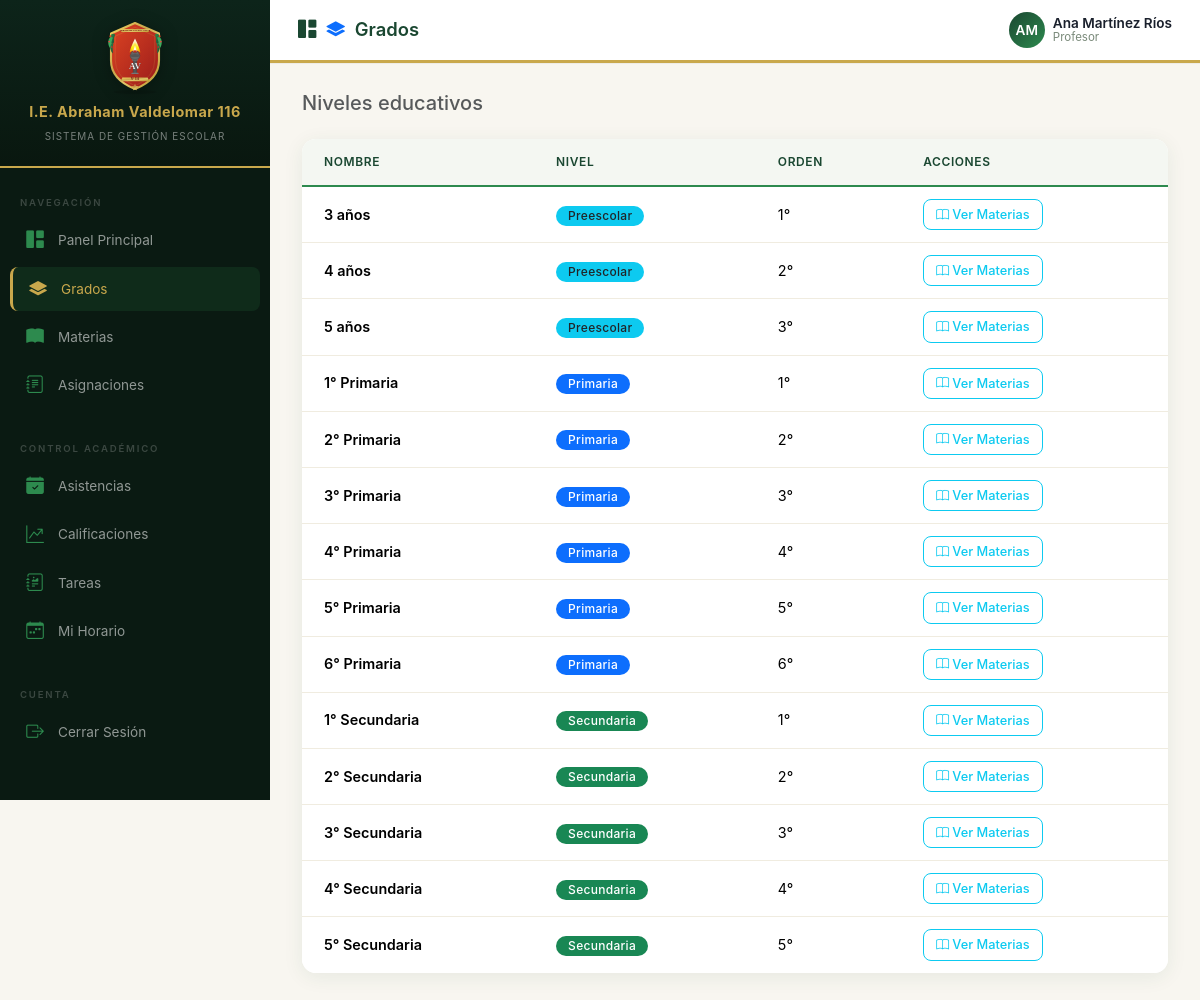
Screenshot of /academico/grados/ (signed in) with the database file from the repository.
### usuarios/models.py (models this page shows, shortened)
class Usuario(AbstractUser):
    TIPO_USUARIO = [
        ('admin', 'Administrador'),
        ('director', 'Director'),
        ('profesor', 'Profesor'),
        ('alumno', 'Alumno'),
        ('padre', 'Padre de Familia'),
    ]
    rol = models.CharField(max_length=20, choices=TIPO_USUARIO, default='alumno')
    dni = models.CharField(max_length=8, unique=True, blank=True, null=True, verbose_name='DNI')
    telefono = models.CharField(max_length=15, blank=True, null=True)
    direccion = models.TextField(blank=True, null=True)
    foto = models.ImageField(upload_to='fotos/', blank=True, null=True)
    especialidad = models.CharField(max_length=200, blank=True, null=True, verbose_name='Especialidad')
    titulo_profesional = models.CharField(max_length=200, blank=True, null=True, verbose_name='Título Profesional')
    fecha_nacimiento = models.DateField(blank=True, null=True, verbose_name='Fecha de Nacimiento')
    class Meta:
        verbose_name = 'Usuario'
        verbose_name_plural = 'Usuarios'

### academico/models.py (models this page shows, shortened)
class Grado(models.Model):
    nombre = models.CharField(max_length=100)
    nivel = models.CharField(max_length=50, choices=[
        ('preescolar', 'Preescolar'),
        ('primaria', 'Primaria'),
        ('secundaria', 'Secundaria'),
    ])
    orden = models.IntegerField(help_text="Orden del grado (1, 2, 3, etc.)")
    class Meta:
        verbose_name = 'Grado'
        verbose_name_plural = 'Grados'
        ordering = ['nivel', 'orden']

### academico/views.py (the view)
# urls.py: path('grados/', views.lista_grados, name='lista_grados'),
@login_required
def lista_grados(request):
    grados = Grado.objects.all()
    return render(request, 'academico/grados.html', {'grados': grados})

### templates/academico/grados.html (shortened to what this page needs)
{% extends 'base.html' %}
{% block page_title %}<i class="bi bi-layers-fill text-primary"></i> Grados{% endblock %}
{% block content %}
{% with section='grados' icon='layers-fill' %}
<div class="d-flex justify-content-between align-items-center mb-4 fade-in">
    <div>
        <h5 class="text-muted mb-0">Niveles educativos</h5>
    </div>
</div>
<div class="table-container fade-in">
    <table class="table">
        <thead>
            <tr>
                <th>Nombre</th>
                <th>Nivel</th>
                <th>Orden</th>
                <th>Acciones</th>
            </tr>
        </thead>
        <tbody>
            {% for grado in grados %}
            <tr>
                <td class="fw-semibold">{{ grado.nombre }}</td>
                <td>
                    <span class="badge-custom badge
                        {% if grado.nivel == 'primaria' %}bg-primary
                        {% elif grado.nivel == 'secundaria' %}bg-success
                        {% elif grado.nivel == 'preescolar' %}bg-info text-dark
                        {% else %}bg-warning text-dark{% endif %}">
                        {{ grado.get_nivel_display }}
                    </span>
                </td>
                <td>{{ grado.orden }}°</td>
                <td>
                    <a href="{% url 'materias_por_grado' grado.id %}" class="btn btn-sm btn-outline-info">
                        <i class="bi bi-book"></i> Ver Materias
                    </a>
                </td>
            </tr>
            {% endfor %}
        </tbody>
    </table>
</div>
{% endwith %}
{% endblock %}

### templates/base.html (shortened to what this page needs)
<!DOCTYPE html>
<html lang="es">
<head>
    <link href="https://cdn.jsdelivr.net/npm/bootstrap@5.3.3/dist/css/bootstrap.min.css" rel="stylesheet">
    <link rel="stylesheet" href="https://cdn.jsdelivr.net/npm/bootstrap-icons@1.11.3/font/bootstrap-icons.min.css">
    <link rel="stylesheet" href="/static/css/styles.css">
</head>
<body>
{% if user.is_authenticated %}
<div class="wrapper">
    <nav class="sidebar" id="sidebar">
        <div class="sidebar-header">
            <img src="/static/img/escudo.svg" alt="Escudo" class="escudo-img">
            <h3>I.E. Abraham Valdelomar 116</h3>
            <small>Sistema de Gestión Escolar</small>
        </div>
        <div class="sidebar-menu">
            {% if user.rol == 'alumno' %}
            <ul class="nav flex-column">
                <li class="nav-item active">
                    <a class="nav-link" href="{% url 'home' %}">
                        <i class="bi bi-house-fill"></i> Inicio
                    </a>
                </li>
            </ul>
            <div class="menu-label">Académico</div>
            <ul class="nav flex-column">
                <li class="nav-item">
                    <a class="nav-link" href="{% url 'mis_cursos' %}">
                        <i class="bi bi-briefcase-fill"></i> Mis Cursos
                    </a>
                </li>
                <li class="nav-item">
                    <a class="nav-link" href="{% url 'plan_estudios' %}">
                        <i class="bi bi-journal-bookmark-fill"></i> Plan de Estudios
                    </a>
                </li>
                <li class="nav-item">
                    <a class="nav-link" href="{% url 'mis_horarios' %}">
                        <i class="bi bi-clock-fill"></i> Mi Horario
                    </a>
                </li>
                <li class="nav-item">
                    <a class="nav-link" href="{% url 'lista_calificaciones' %}">
                        <i class="bi bi-star-fill"></i> Mis Notas
                    </a>
                </li>
                <li class="nav-item">
                    <a class="nav-link" href="{% url 'mis_asistencias' %}">
                        <i class="bi bi-clipboard2-check-fill"></i> Mi Asistencia
                    </a>
                </li>
                <li class="nav-item">
                    <a class="nav-link" href="{% url 'lista_tareas' %}">
                        <i class="bi bi-journal-text"></i> Tareas
                    </a>
                </li>
                <li class="nav-item">
                    <a class="nav-link" href="{% url 'lista_materias' %}">
                        <i class="bi bi-box-seam-fill"></i> Materiales
                    </a>
                </li>
            </ul>
            <div class="menu-label">Formación</div>
            <ul class="nav flex-column">
                <li class="nav-item">
                    <a class="nav-link disabled" href="#" tabindex="-1" aria-disabled="true" style="opacity:0.45;">
                        <i class="bi bi-heart-fill"></i> Conducta
                    </a>
                </li>
                <li class="nav-item">
                    <a class="nav-link disabled" href="#" tabindex="-1" aria-disabled="true" style="opacity:0.45;">
                        <i class="bi bi-award-fill"></i> Logros
                    </a>
                </li>
            </ul>
            <div class="menu-label">Comunicación</div>
            <ul class="nav flex-column">
                <li class="nav-item">
                    <a class="nav-link disabled" href="#" tabindex="-1" aria-disabled="true" style="opacity:0.45;">
                        <i class="bi bi-megaphone-fill"></i> Comunicados
                    </a>
                </li>
                <li class="nav-item">
                    <a class="nav-link disabled" href="#" tabindex="-1" aria-disabled="true" style="opacity:0.45;">
                        <i class="bi bi-chat-dots-fill"></i> Mensajes
                    </a>
                </li>
            </ul>
            <div class="menu-label">Cuenta</div>
            <ul class="nav flex-column">
                <li class="nav-item">
                    <a class="nav-link" href="{% url 'perfil' %}">
                        <i class="bi bi-person-fill"></i> Mi Perfil
                    </a>
                </li>
                <li class="nav-item">
                    <a class="nav-link disabled" href="#" tabindex="-1" aria-disabled="true" style="opacity:0.45;">
                        <i class="bi bi-gear-fill"></i> Configuración
                    </a>
                </li>
            </ul>
            <div class="sidebar-logout mt-auto">
                <form method="post" action="{% url 'logout' %}" class="d-inline w-100">
                    {% csrf_token %}
                    <button type="submit" class="sidebar-logout-btn">
                        <i class="bi bi-box-arrow-right"></i> Cerrar Sesión
                    </button>
                </form>
            </div>
            {% else %}
            <div class="menu-label">Navegación</div>
            <ul class="nav flex-column">
                <li class="nav-item">
                    <a class="nav-link" href="{% url 'home' %}">
                        <i class="bi bi-grid-1x2-fill"></i> Panel Principal
                    </a>
                </li>
                {% if user.rol == 'admin' or user.rol == 'director' or user.rol == 'profesor' %}
                <li class="nav-item">
                    <a class="nav-link" href="{% url 'lista_grados' %}">
                        <i class="bi bi-layers-fill"></i> Grados
                    </a>
                </li>
                {% endif %}
                <li class="nav-item">
                    <a class="nav-link" href="{% url 'lista_materias' %}">
                        <i class="bi bi-book-fill"></i> Materias
                    </a>
                </li>
                <li class="nav-item">
                    <a class="nav-link" href="{% url 'lista_asignaciones' %}">
                        <i class="bi bi-journal-text"></i> Asignaciones
                    </a>
                </li>
            </ul>
            <div class="menu-label mt-3">Control Académico</div>
            <ul class="nav flex-column">
                {% if user.rol == 'profesor' or user.rol == 'admin' or user.rol == 'director' %}
                <li class="nav-item">
                    <a class="nav-link" href="{% url 'lista_asistencias' %}">
                        <i class="bi bi-calendar-check-fill"></i> Asistencias
                    </a>
                </li>
                <li class="nav-item">
                    <a class="nav-link" href="{% url 'lista_calificaciones' %}">
                        <i class="bi bi-graph-up-arrow"></i> Calificaciones
                    </a>
                </li>
                {% endif %}
                <li class="nav-item">
                    <a class="nav-link" href="{% url 'lista_tareas' %}">
                        <i class="bi bi-journal-richtext"></i> Tareas
                    </a>
                </li>
                {% if user.rol == 'profesor' %}
                <li class="nav-item">
                    <a class="nav-link" href="{% url 'mis_horarios' %}">
                        <i class="bi bi-calendar-week"></i> Mi Horario
                    </a>
                </li>
                {% endif %}
            </ul>
            <div class="menu-label mt-3">Cuenta</div>
            <ul class="nav flex-column">
                <li class="nav-item">
                    <form method="post" action="{% url 'logout' %}" class="d-inline w-100">
                        <button type="submit" class="nav-link w-100 text-start" style="background:none;border:none;">
                            <i class="bi bi-box-arrow-right"></i> Cerrar Sesión
                        </button>
                    </form>
                </li>
            </ul>
            {% endif %}
        </div>
    </nav>
    <div class="content">
        <nav class="top-navbar">
            <div class="d-flex align-items-center gap-3">
                <div class="page-title">
                    <i class="bi bi-{{ icon|default:'grid-1x2-fill' }}"></i>
                    {% block page_title %}Panel Principal{% endblock %}
                </div>
            </div>
            <div class="user-dropdown dropdown">
                <div class="d-flex align-items-center gap-2" data-bs-toggle="dropdown">
                    <div class="user-avatar">
                        {{ user.first_name|first|upper }}{{ user.last_name|first|upper }}
                    </div>
                    <div class="user-info d-none d-md-block">
                        <div class="user-name">{{ user.get_full_name|default:user.username }}</div>
                        <div class="user-role">{{ user.get_rol_display }}</div>
                    </div>
                </div>
            </div>
        </nav>
        <main class="main-content">
            {% block content %}{% endblock %}
        </main>
    </div>
</div>
{% else %}
    {% block auth_content %}{% endblock %}
{% endif %}
</body>
</html>

### static/css/styles.css (style rules this page uses)
* { margin: 0; padding: 0; box-sizing: border-box; }
body { font-family: 'Inter', 'Segoe UI', system-ui, -apple-system, sans-serif; background: var(--cream); color: var(--text); overflow-x: hidden; -webkit-font-smoothing: antialiased; }
.wrapper { display: flex; min-height: 100vh; }
.sidebar { width: var(--sidebar-width); background: var(--sidebar-bg); position: fixed; top: 0; left: 0; height: 100vh; z-index: 1000; transition: var(--transition); overflow-y: auto; }
.sidebar-header { padding: 20px 16px; text-align: center; background: linear-gradient(180deg, #0d241a 0%, #09170f 100%); border-bottom: 2px solid var(--gold); }
.sidebar-header .escudo-img { width: 60px; height: auto; margin-bottom: 8px; filter: drop-shadow(0 2px 8px rgba(0,0,0,0.3)); }
.sidebar-header h3 { color: var(--gold); font-weight: 700; font-size: 0.9rem; margin: 0; letter-spacing: 0.5px; line-height: 1.3; }
.sidebar-header small { color: rgba(255,255,255,0.45); font-size: 0.62rem; letter-spacing: 1px; text-transform: uppercase; }
.sidebar-menu { padding: 12px 0; display: flex; flex-direction: column; flex: 1; overflow-y: auto; }
.sidebar .menu-label { color: rgba(255,255,255,0.2); text-transform: uppercase; font-size: 0.6rem; letter-spacing: 1.8px; padding: 16px 20px 6px; font-weight: 600; }
.sidebar .nav-item { margin: 2px 10px; border-radius: 8px; transition: var(--transition); }
.sidebar .nav-item.active { background: rgba(45, 139, 78, 0.15); border-left: 3px solid var(--gold); }
.sidebar .nav-link { color: rgba(255,255,255,0.55); padding: 9px 14px; display: flex; align-items: center; gap: 12px; font-size: 0.85rem; font-weight: 400; text-decoration: none; transition: var(--transition); }
.sidebar .nav-link i { font-size: 1.1rem; width: 22px; text-align: center; color: var(--emerald); }
.sidebar .nav-item.active .nav-link, .sidebar .nav-item.active .nav-link i { color: var(--gold); }
.top-navbar { background: #fff; padding: 12px 28px; box-shadow: 0 1px 0 rgba(0,0,0,0.04); display: flex; justify-content: space-between; align-items: center; position: sticky; top: 0; z-index: 999; border-bottom: 3px solid var(--gold); }
.page-title { font-size: 1.15rem; font-weight: 600; color: var(--primary); display: flex; align-items: center; gap: 10px; }
.user-dropdown { display: flex; align-items: center; gap: 12px; cursor: pointer; }
.user-avatar { width: 36px; height: 36px; border-radius: 50%; background: linear-gradient(135deg, var(--primary), var(--emerald)); color: #fff; display: flex; align-items: center; justify-content: center; font-weight: 600; font-size: 0.85rem; }
.user-info { line-height: 1.2; }
.user-name { font-weight: 600; font-size: 0.85rem; color: #1a202c; }
.user-role { font-size: 0.72rem; color: var(--text-light); text-transform: capitalize; }
.content { margin-left: var(--sidebar-width); flex: 1; min-height: 100vh; }
.main-content { padding: 28px 32px; }
.table-container { background: #fff; border-radius: 14px; box-shadow: var(--card-shadow); overflow: hidden; }
.table-container .table { margin: 0; }
.table thead th { background: #f4f7f2; color: var(--primary); font-weight: 600; font-size: 0.75rem; text-transform: uppercase; letter-spacing: 0.6px; padding: 14px 22px; border-bottom: 2px solid var(--emerald); }
.table tbody td { padding: 12px 22px; vertical-align: middle; border-bottom: 1px solid #f0ece0; font-size: 0.9rem; }
.table tbody tr:last-child td { border-bottom: none; }
.badge-custom { padding: 4px 12px; border-radius: 20px; font-weight: 500; font-size: 0.75rem; letter-spacing: 0.3px; }
.btn { border-radius: 8px; padding: 10px 22px; font-weight: 500; transition: var(--transition); font-size: 0.9rem; }
.btn-sm { padding: 5px 12px; font-size: 0.8rem; }
.fade-in { animation: fadeInUp 0.5s ease forwards; }

### rows the page displays
Usuario: first_name|first "A", last_name|first "M", get_full_name "Ana Martínez Ríos", rol "Profesor"
Grado: nombre "3 años", nivel "Preescolar", orden "1"
Grado: nombre "4 años", nivel "Preescolar", orden "2"
Grado: nombre "5 años", nivel "Preescolar", orden "3"
Grado: nombre "1° Primaria", nivel "Primaria", orden "1"
Grado: nombre "2° Primaria", nivel "Primaria", orden "2"
Grado: nombre "3° Primaria", nivel "Primaria", orden "3"
Grado: nombre "4° Primaria", nivel "Primaria", orden "4"
Grado: nombre "5° Primaria", nivel "Primaria", orden "5"
Grado: nombre "6° Primaria", nivel "Primaria", orden "6"
Grado: nombre "1° Secundaria", nivel "Secundaria", orden "1"
Grado: nombre "2° Secundaria", nivel "Secundaria", orden "2"
Grado: nombre "3° Secundaria", nivel "Secundaria", orden "3"
Grado: nombre "4° Secundaria", nivel "Secundaria", orden "4"
Grado: nombre "5° Secundaria", nivel "Secundaria", orden "5"
